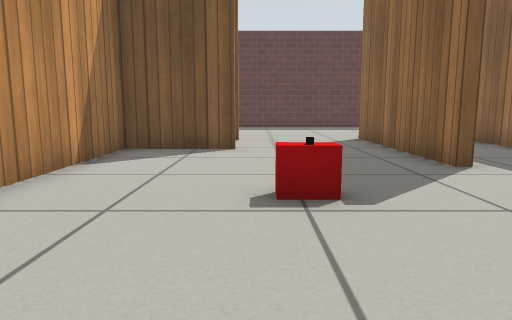
[1] (above)

18 first-person views from a walk through a Gazebo world. The camera is 0.5 m above the floor, tilts 8° down and sees 70° across. The floor is counted in squares, 0.5 m on a side. Each view is taken from the middle of a square. On the plan, view 1 faces up. The plan holds only what a view shows up to about 13 squares ahead; the rest is blank. Robots are left out. Simple patterns stand in for the simulator's built-in surfaces.

[2]
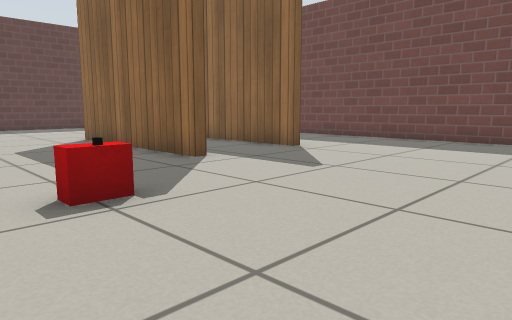

[3]
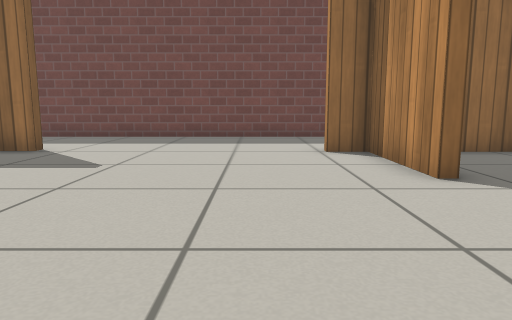

[4]
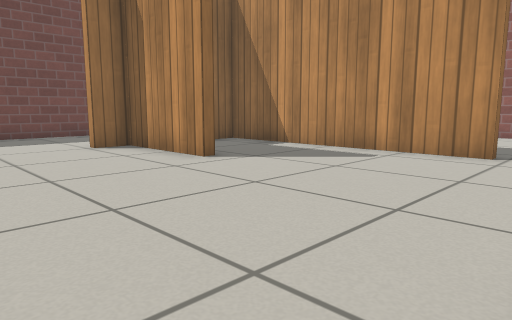

[5]
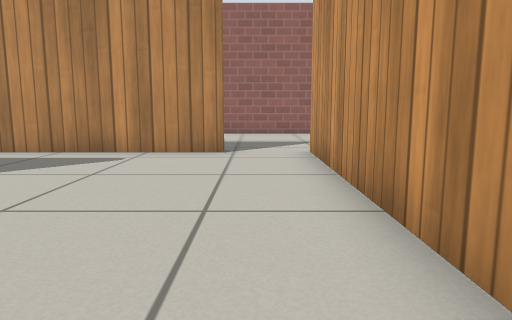

[6]
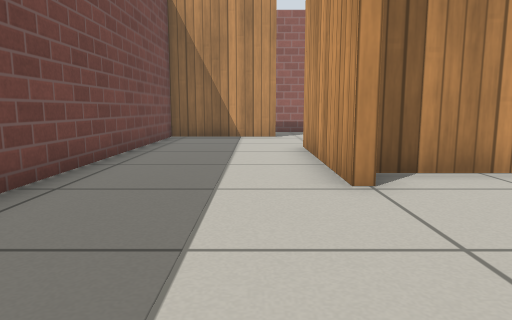

[7]
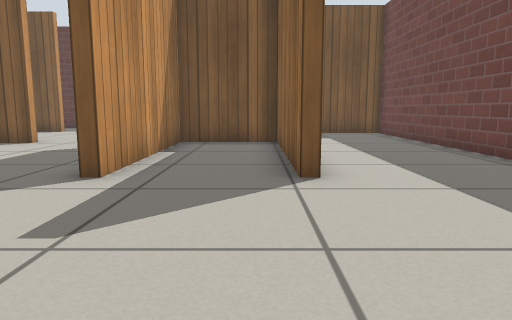

[8]
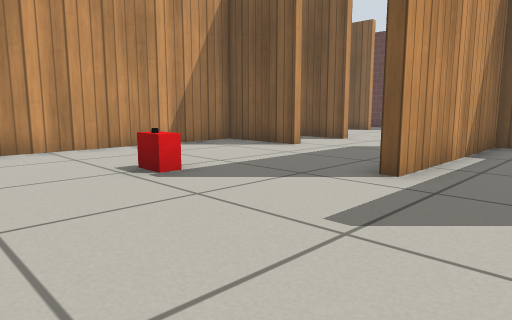

[9]
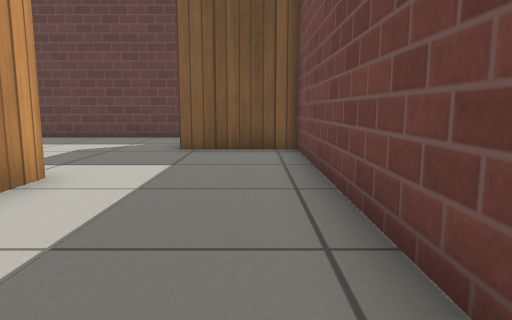

[10]
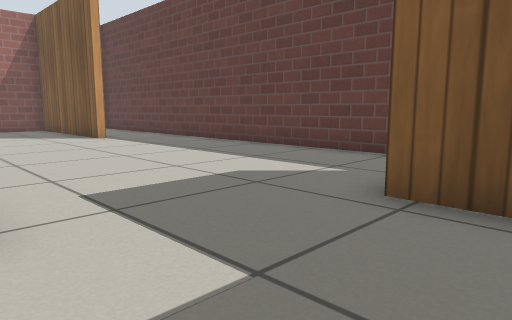

[11]
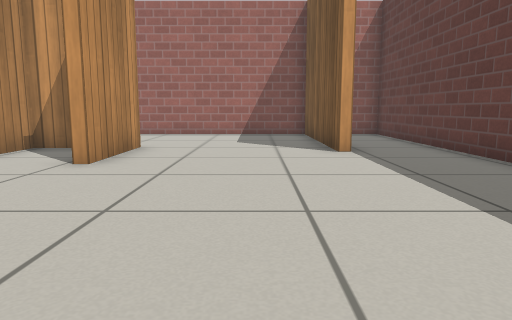

[12]
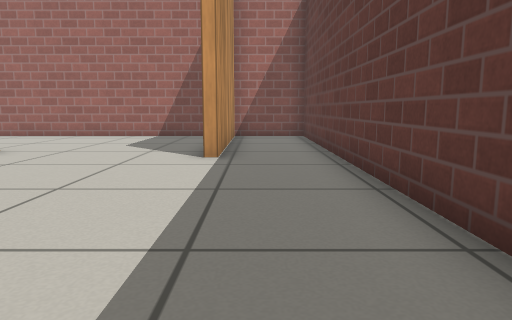

[13]
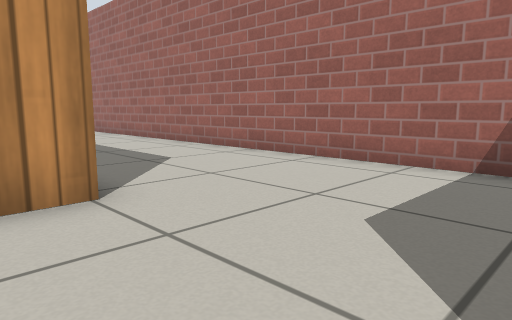

[14]
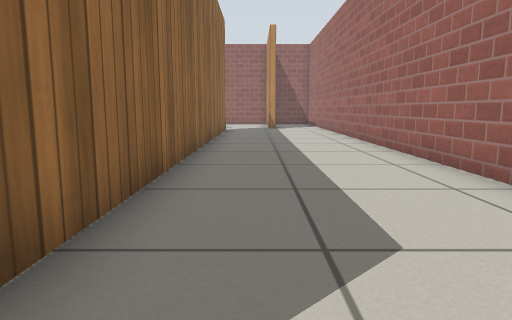

[15]
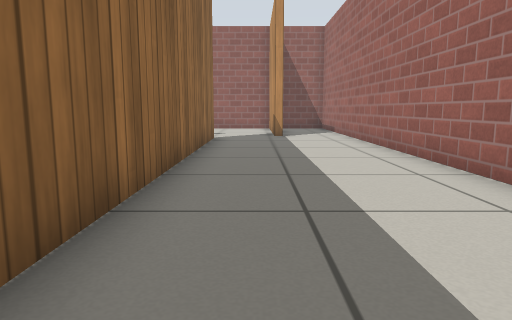

[16]
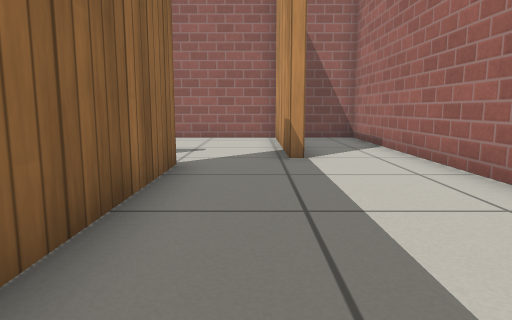

[17]
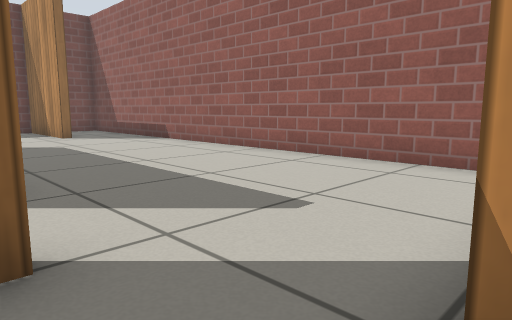

[18]
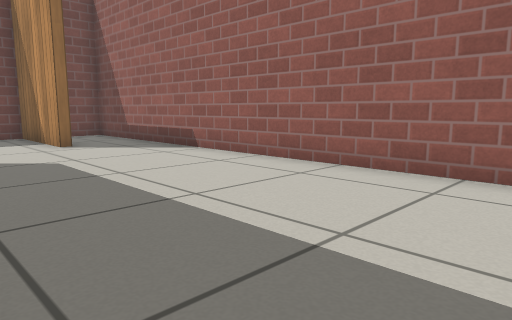

### Floor plan
Points are (right, up) in squares from view 1. A wall is a line through its corners. A room is listed if a view was taken in it or the views show most of it. See-through windows are left out.
Room 1 (views 1, 2, 3, 4, 5, 6, 7, 8, 9, 10)
walls: (3.2, -2) (3.2, -1.6) (6.5, -1.6) (6.5, -0.6) (6.7, -0.6) (6.7, -5.8); (3.4, 6.1) (3.4, 8.5); (6.6, 6.1) (6.6, 11.9) (3.7, 11.9) (3.7, 6.1); (-0.5, 9) (-3.3, 9) (-3.3, -4.6); (-1.3, -5.7) (-1.3, -5.3) (6.5, -5.3) (6.5, -3.8); (6.9, 12.2) (6.9, 11.2); (8.5, -9.1) (11, -9.1) (11, 12.5)
ways out: opening at (9, 12) to room 2; opening at (-2.5, -5.5) to room 4; opening at (7, -7.7) to room 4; opening at (1, 9) to room 5
objects: red box (0, 4); other object (1, 4)
Room 2 (views 11, 12, 13)
walls: (-2.4, 12) (-0.5, 12); (7.4, 19.7) (-8.4, 19.7) (-8.4, 17.1); (11, 12.5) (11, 16) (8.1, 16); (-8.1, 17.2) (-2.4, 17.2)
ways out: opening at (9, 12) to room 1; opening at (-3.5, 14.5) to room 3; opening at (1, 12) to room 5
Room 3 (views 14, 15, 16, 17)
walls: (-3.6, 12) (-2.4, 12); (-3.6, -5.6) (-3.6, 10.1); (-8.4, 16.1) (-8.4, -11.7) (-6.6, -11.7); (-2.4, 16.9) (-7.5, 16.9)
ways out: opening at (-3.5, 14.5) to room 2; opening at (-5, -6) to room 4
Room 4 (view 18)
walls: (-3.3, -4.6) (-3.3, -5.6); (7.3, -9.5) (7.3, -9.1) (8.5, -9.1); (-5.7, -6.2) (-5.7, -11.7) (10.5, -11.7); (11, -11.1) (11, -10.6)
ways out: opening at (-2.5, -5.5) to room 1; opening at (7, -7.7) to room 1; opening at (-5, -6) to room 3
Room 5 (no view inside)
walls: (-0.5, 11.7) (-2.4, 11.7); (-3.3, 10.4) (-3.3, 9.3) (-2, 9.3); (3.4, 8.5) (3.4, 12.2)
ways out: opening at (1, 9) to room 1; opening at (1, 12) to room 2

Where each view was taken, in squares from view 1:
view 1: 0 up, 0 right, facing up
view 2: 0 up, 1 left, facing up-right
view 3: 1 up, 2 left, facing right
view 4: 3 up, 3 left, facing down-right
view 5: 3 up, 2 left, facing down
view 6: 4 up, 8 right, facing down
view 7: 1 up, 6 right, facing up
view 8: 1 up, 6 right, facing up-left
view 9: 7 up, 10 right, facing up
view 10: 12 up, 10 right, facing up-left
view 11: 15 up, 6 right, facing left
view 12: 18 up, 5 right, facing left
view 13: 16 up, 2 left, facing down-left
view 14: 12 up, 5 left, facing down
view 15: 7 up, 5 left, facing down
view 16: 1 up, 5 left, facing down
view 17: 5 down, 6 left, facing down-right
view 18: 6 down, 3 left, facing down-right
